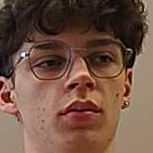
#> input picture osoby/filip/unrecognized_20260408_111939_conf97.jpg, 153 x 153 px
$ python -i group_unrecognized_faces.py   (imports and definitions only)
#> lines starting #> are read from the running program, lines starting #| are printed output that depends on the picture
#!/usr/bin/env python3
"""
Skript pro roztřídění nerozpoznaných obličejů do skupin

Skript načte všechny obrázky z složky 'osoby/nerozpoznana/',
detekuje v nich obličeje a seskupí podobné obličeje do nových složek.

Použití:
python group_unrecognized_faces.py

Výstup:
Vytvoří nové složky ve formátu 'skupina_001/', 'skupina_002/', atd.
každá obsahující podobné obličeje.
"""

import cv2
import os
import sys
import shutil
from datetime import datetime
import numpy as np

def detect_face_in_image(image_path):
    """Detekce obličeje v obrázku (očekává se jeden obličej)"""
    face_cascade = cv2.CascadeClassifier(cv2.data.haarcascades + 'haarcascade_frontalface_default.xml')

    img = cv2.imread(image_path)
#> img is the input picture: shape (153, 153, 3); mean B, G, R 67.4, 82.9, 113.6
    if img is None:
        print(f"Nelze načíst obrázek: {image_path}")
        return None

    gray = cv2.cvtColor(img, cv2.COLOR_BGR2GRAY)
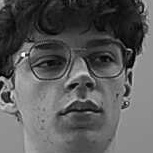
#> gray: shape (153, 153); min 1, max 254, mean 90.3

    # Detekce obličejů s přísnějšími parametry
    faces = face_cascade.detectMultiScale(
        gray,
        scaleFactor=1.1,
        minNeighbors=8,
        minSize=(50, 50),
        maxSize=(300, 300),
        flags=cv2.CASCADE_SCALE_IMAGE
    )
#> faces = [[12, 8, 132, 132]]

    # Filtrování detekovaných obličejů
    filtered_faces = []
    for (x, y, w, h) in faces:
        aspect_ratio = w / h
        if 0.7 < aspect_ratio < 1.4:  # Poměr stran
            area = w * h
            if 2500 < area < 90000:  # Velikost plochy
                filtered_faces.append((x, y, w, h))
#> this loop made 1 pass
#> (x, y, w, h, aspect_ratio, area) on pass 1: (12, 8, 132, 132, 1, 17424)
#> after the loop, filtered_faces = [(12, 8, 132, 132)]

    if len(filtered_faces) == 1:
        x, y, w, h = filtered_faces[0]
#> x = 12; y = 8; w = 132; h = 132
        face_roi = gray[y:y+h, x:x+w]
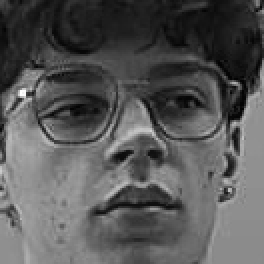
#> face_roi: shape (132, 132) (shown 2 times larger); min 2, max 254, mean 87.2
        # Změna velikosti na standardní rozměr
        face_resized = cv2.resize(face_roi, (100, 100))
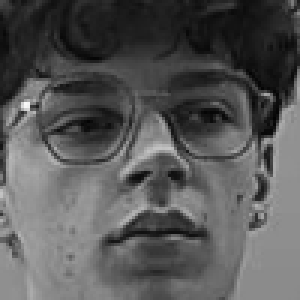
#> face_resized: shape (100, 100) (shown 3 times larger); min 3, max 249, mean 87.1
        return face_resized
    elif len(filtered_faces) > 1:
        print(f"[!] V {image_path} nalezeno vice obličeju ({len(filtered_faces)}), preskoceno")
        return None
    else:
        print(f"[X] V {image_path} nebyl nalezen zadny obličej")
        return None

# [7 lines left out: function compute_face_histogram, not called in this run]

def compare_faces(hist1, hist2, method=cv2.HISTCMP_CORREL):
    """Porovnání dvou histogramů obličejů"""
    return cv2.compareHist(hist1, hist2, method)

# [174 lines left out: functions group_similar_faces, create_group_folders, main, not called in this run]

# [2 lines not run here, left out]

>>> result = detect_face_in_image('osoby/filip/unrecognized_20260408_111939_conf97.jpg')

$ run again, on osoby/kiki/unrecognized_20260408_112033_conf110.jpg
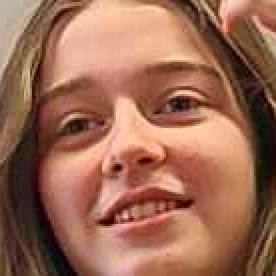
#> input picture osoby/kiki/unrecognized_20260408_112033_conf110.jpg, 138 x 138 px (shown 2 times larger)
#> in detect_face_in_image, img is the input picture: shape (138, 138, 3); mean B, G, R 83.6, 105.7, 156.1
#> in detect_face_in_image, `gray = cv2.cvtColor(img, cv2.COLOR_BGR2GRAY)`:
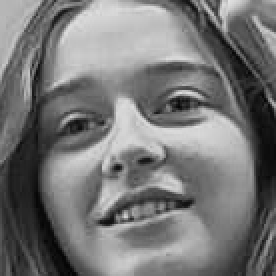
#> gray: shape (138, 138) (shown 2 times larger); min 4, max 226, mean 118.3
#> faces = [[7, 6, 122, 122]]
#> the loop in detect_face_in_image, `for (x, y, w, h) in faces:` made 1 pass
#> (x, y, w, h, aspect_ratio, area) on pass 1: (7, 6, 122, 122, 1, 14884)
#> after the loop in detect_face_in_image, `for (x, y, w, h) in faces:`: filtered_faces = [(7, 6, 122, 122)]
#> in detect_face_in_image, `x, y, w, h = filtered_faces[0]`: x = 7; y = 6; w = 122
#> in detect_face_in_image, `face_resized = cv2.resize(face_roi, (100, 100))`:
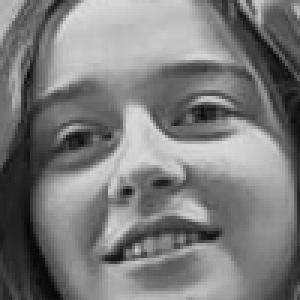
#> face_resized: shape (100, 100) (shown 3 times larger); min 6, max 220, mean 123.3

$ run again, on osoby/kiki/unrecognized_20260408_112035_conf106.jpg
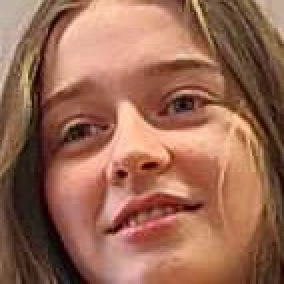
#> input picture osoby/kiki/unrecognized_20260408_112035_conf106.jpg, 142 x 142 px (shown 2 times larger)
#> in detect_face_in_image, img is the input picture: shape (142, 142, 3); mean B, G, R 83.7, 104.9, 153.5
#> in detect_face_in_image, `gray = cv2.cvtColor(img, cv2.COLOR_BGR2GRAY)`:
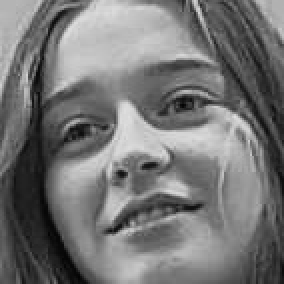
#> gray: shape (142, 142) (shown 2 times larger); min 3, max 225, mean 117.1
#> faces = [[9, 11, 124, 124]]
#> the loop in detect_face_in_image, `for (x, y, w, h) in faces:` made 1 pass
#> (x, y, w, h, aspect_ratio, area) on pass 1: (9, 11, 124, 124, 1, 15376)
#> after the loop in detect_face_in_image, `for (x, y, w, h) in faces:`: filtered_faces = [(9, 11, 124, 124)]
#> in detect_face_in_image, `x, y, w, h = filtered_faces[0]`: x = 9; y = 11; w = 124
#> in detect_face_in_image, `face_resized = cv2.resize(face_roi, (100, 100))`:
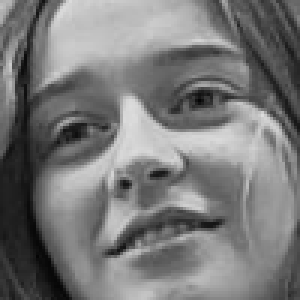
#> face_resized: shape (100, 100) (shown 3 times larger); min 4, max 221, mean 120.5

$ run again, on osoby/martin/unrecognized_20260408_112016_conf102.jpg
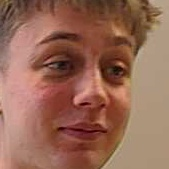
#> input picture osoby/martin/unrecognized_20260408_112016_conf102.jpg, 169 x 169 px
#> in detect_face_in_image, img is the input picture: shape (169, 169, 3); mean B, G, R 85.8, 104.3, 150.4
#> in detect_face_in_image, `gray = cv2.cvtColor(img, cv2.COLOR_BGR2GRAY)`:
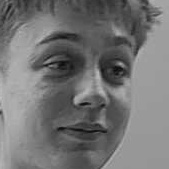
#> gray: shape (169, 169); min 12, max 194, mean 116
#> faces = [[10, 12, 151, 151]]
#> the loop in detect_face_in_image, `for (x, y, w, h) in faces:` made 1 pass
#> (x, y, w, h, aspect_ratio, area) on pass 1: (10, 12, 151, 151, 1, 22801)
#> after the loop in detect_face_in_image, `for (x, y, w, h) in faces:`: filtered_faces = [(10, 12, 151, 151)]
#> in detect_face_in_image, `x, y, w, h = filtered_faces[0]`: x = 10; y = 12; w = 151
#> in detect_face_in_image, `face_roi = gray[y:y+h, x:x+w]`:
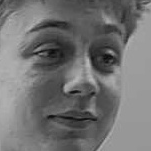
#> face_roi: shape (151, 151); min 12, max 184, mean 114.2
